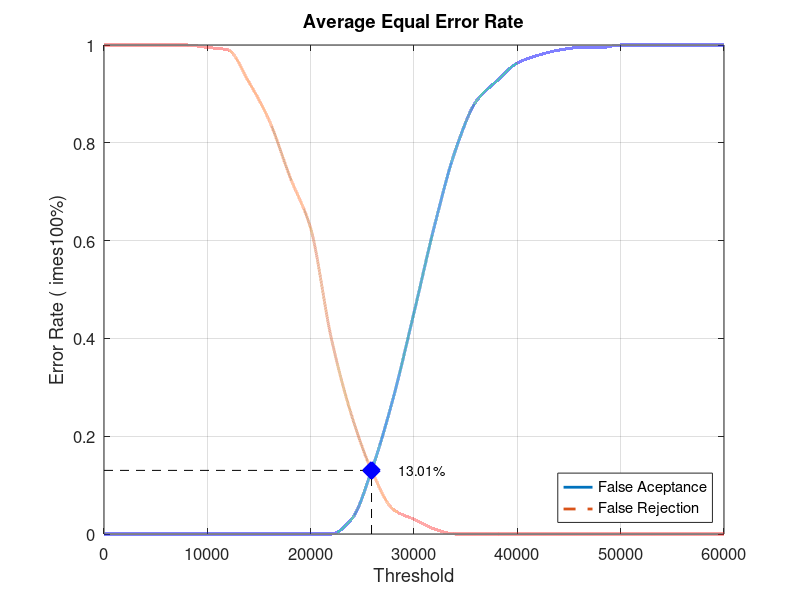
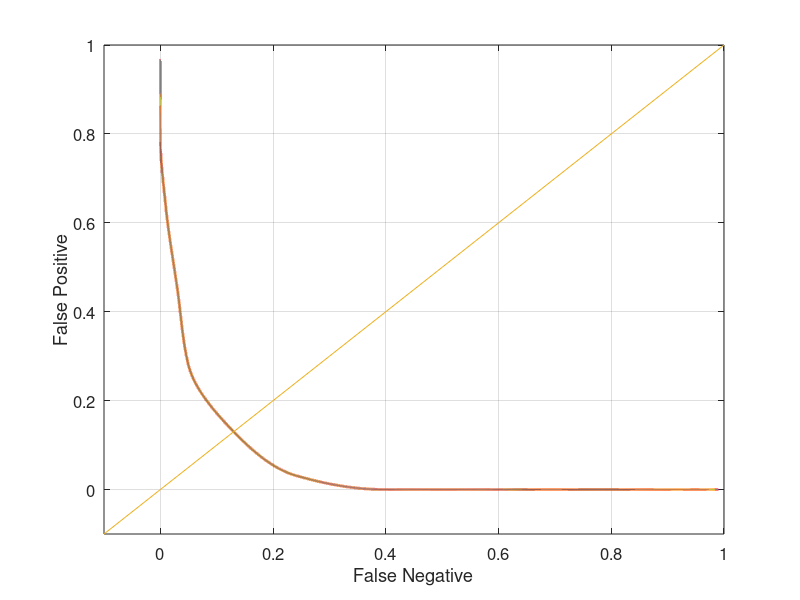

Recreate these plots in MATLAB, in order.
close all;
clear;
clc;
x = 0:2000:60000;
xq = 0:0.5:60000;

y0 = [0 0 0 0 0 0 0 0 0 0 0 0 0.0315789 0.136842 0.278947 0.452632 0.631579 0.784211 0.884211 0.926316 0.963158 0.978947 0.989474 0.994737 0.994737 1 1 1 1 1 1]
yy0 = interp1(x, y0, xq, 'pchip');
y1 = [1 1 1 1 1 0.995 0.99 0.925 0.845 0.73 0.625 0.4 0.24 0.125 0.05 0.03 0.01 0 0 0 0 0 0 0 0 0 0 0 0 0 0]
yy1 = interp1(x, y1, xq, 'pchip');

% Calculating EER: 
y2 = abs(y0 - y1);
find(y2 == min(y2))
yy2 = abs(yy0 - yy1);
xEER = find(yy2 == min(yy2));
xEERIndex = xq(xEER) % X-axis EER
yEER = yy0(xEER) % Y-axis EER

main = figure
plot(xq, yy0,'-','LineWidth', 2);	hold on
plot(xq, yy1,'--','LineWidth', 2);	hold on
plot([xEERIndex xEERIndex], [0 yEER], 'k--');	hold on
plot([0 xEERIndex], [yEER yEER], 'k--');	hold on
plot(xEERIndex, yEER, 'bx', 'LineWidth', 10);	hold on
text(xEERIndex + 10 * xEERIndex / 100, yEER, [num2str(round((10000 * yEER)) / 100) '%'])
legend('False Aceptance', 'False Rejection', 'Location', 'SouthEast')
xlabel('Threshold')
ylabel('Error Rate (	imes100%)')
title('Average Equal Error Rate')
set(gca, 'FontSize', 12)
axis([0 60000 0 1])
grid on

print(main, 'Database1_2Main', '-dpng');
FNRxFPR = figure('Color', [1 1 1]);
plot(yy1, yy0, '-', yy1, yy0, 'LineWidth', 2);
hold on
y = -0.1:0.1:1
plot(y, y); 
set(gca, 'FontSize', 12)
xlabel('False Negative')
ylabel('False Positive')
axis([-0.1 1 -0.1 1])
set(gca, 'FontSize', 12)
grid on

print(FNRxFPR, 'Database1_2FNRxFPR','-dpng');
